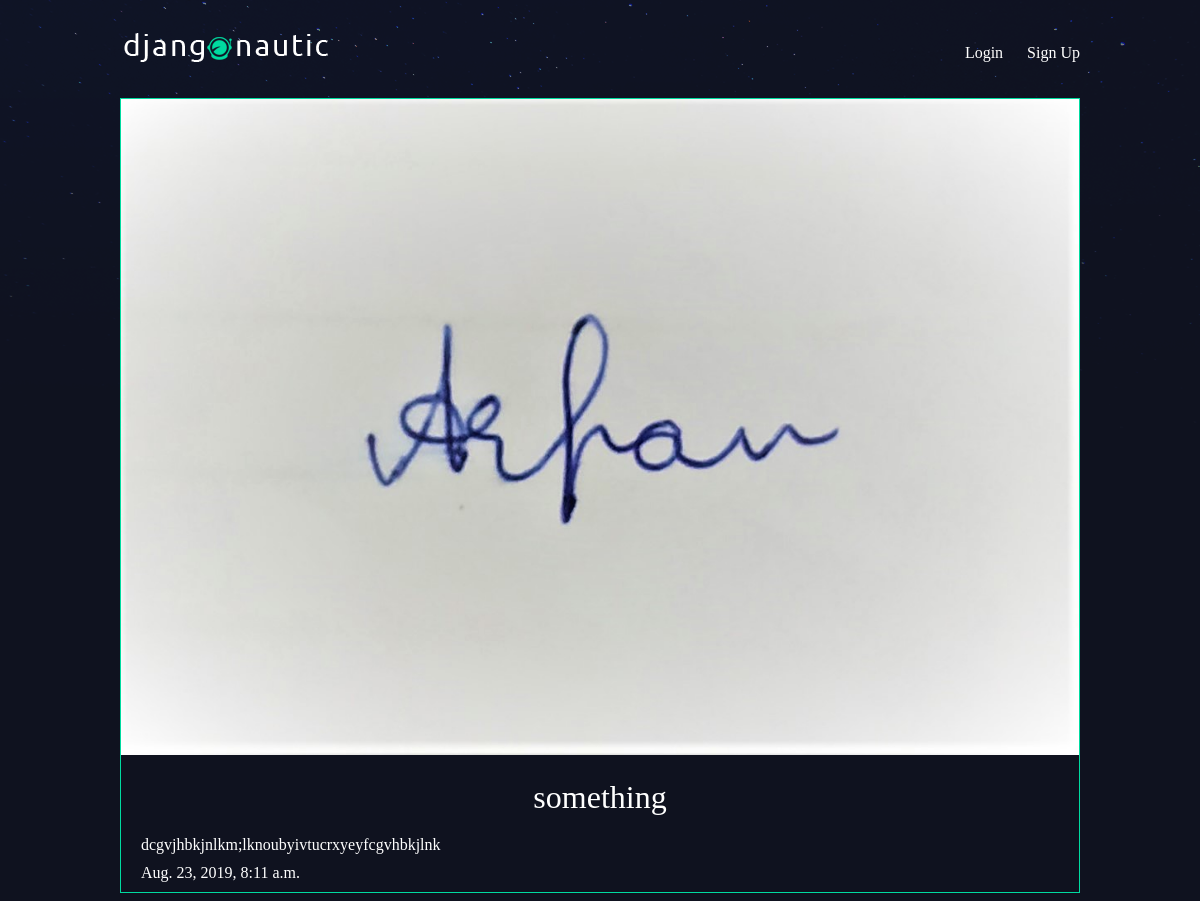
Page /articles/something/ on the committed database.
### articles/models.py (models this page shows, shortened)
class Article(models.Model):
    title = models.CharField(max_length=100)  #small amount of text
    slug = models.SlugField()
    body = models.TextField()  #large amount of text
    date = models.DateTimeField(auto_now_add=True)  #auto fills the time when an instance is created
    thumb = models.ImageField(default="default.png", blank=True)
    author = models.ForeignKey(User, default = None, on_delete=models.CASCADE)

### articles/views.py (the view)
# urls.py: url(r'^(?P<slug>[\w-]+)/$',views.article_details, name='detail')
def article_details(req,slug):
    article = Article.objects.get(slug=slug)
    return render(req, "articles/article_details.html", {"article":article})

### articles/templates/articles/article_details.html
{% extends 'base_layout.html' %}
{% block content %}
<div class="article-detail">
    <div class="article">
        <img src="{{article.thumb.url}}" alt="">
        <h2>{{article.title}}</h2>
        <p>{{article.body}}</p>
        <p>{{article.date}}</p>
    </div>
</div>
{% endblock %}

### assets/styles.css (style rules this page uses)
body { background-color: #0f121f; background-image: url(stars.png); background-repeat: no-repeat; color: #fff; }
body * { font-family: cursive }
h1, h2, h3, h4, h5 { font-weight: normal; margin: 0; }
.article { padding: 10px; border: 1px solid #00dba0; position: relative; padding-bottom: 40px; }
.article h2 { font-size: 1.2em; }
.article-detail .article { padding: 0; }
.article-detail .article img { max-width: 100%; }
.article-detail .article h2 { text-align: center; margin: 20px auto; font-size: 2em }
.article-detail .article p { margin: 10px 20px }

### rows in the picture
Article: thumb (picture), title "something", body "dcgvjhbkjnlkm;lknoubyivtucrxyeyfcgvhbkjlnk", date "Aug. 23, 2019, 8:11 a.m."
